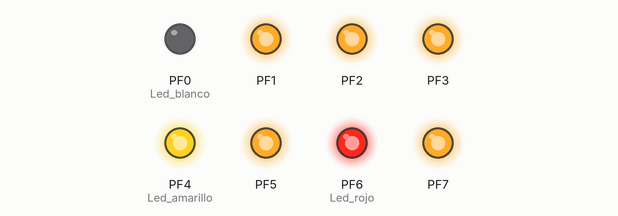
This program was run on a simulated ATmega128, built with avr-gcc and emulated at 16 MHz (the files do not name the chip). On the bench: output pins drawn as LEDs (lit = HIGH).

Above: at 0.5 s.
At 1.5 s:
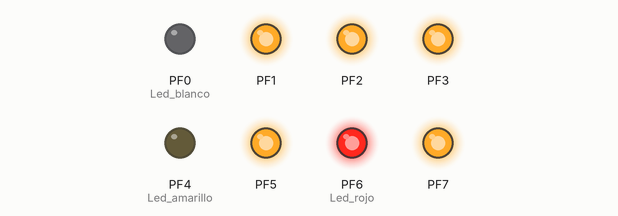
At 2.5 s:
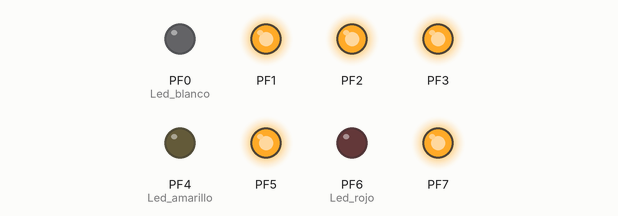
At 3.5 s:
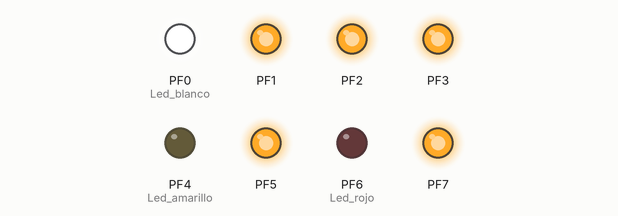
At 4.5 s:
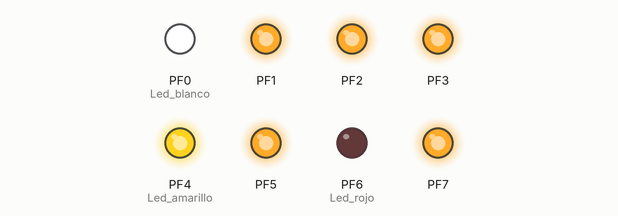
At 5.5 s:
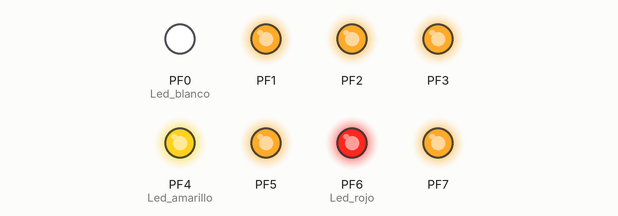
Timing chart, 0 to 6.9 s (numbered marks = the images above):
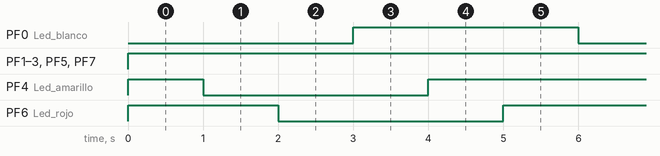

Measured:
- by itself, PF0 (Led_blanco): alternates HIGH for 3.0 s and LOW for 3.0 s
- by itself, PF1–3, PF5, PF7: LOW → HIGH at 0.00 s
- by itself, PF4 (Led_amarillo), PF6 (Led_rojo): repeats every 6.0 s: LOW 3.0 s, HIGH 3.0 s

The program:

main.c
```c
/*
 * Ejercicio_1.c
 *
 * Created: 25 Ene. 2020 11:35:01
 * Author : maxed
 */

#define  F_CPU 16000000UL

//Librerias
#include <avr/io.h>
#include <util/delay.h>
#include <stdint.h>

//COnstantes o macros
	#define TRIS_Leds	DDRF
	#define LAT_Leds	PORTF
	#define Led_blanco	0
	#define Led_rojo	6
	#define Led_amarillo 4

//Variables globales
	uint8_t conta=0;

//declaracion de funciones
	uint8_t bin_to_gray(uint8_t bin);

//Funcion Main

int main(void)
{
	TRIS_Leds = 0xff;
	LAT_Leds  = 0xff;
    /* Replace with your application code */
    while (1)
    {
		PORTF ^= (1<<Led_blanco);
		_delay_ms(1000);
		PORTF ^= (1<<Led_amarillo);
		_delay_ms(1000);
		PORTF ^= (1<<Led_rojo);
		_delay_ms(1000);
		//for(conta=0;conta<=255;conta++){
		//PORTF=bin_to_gray(conta);
		//_delay_ms(1000);
		//}
	}
}

////Funciones secundarias
//uint8_t bin_to_gray(uint8_t bin){
	//uint8_t gray_out;
		//gray_out=bin^(bin>>1);
	//return gray_out;
//}
```
